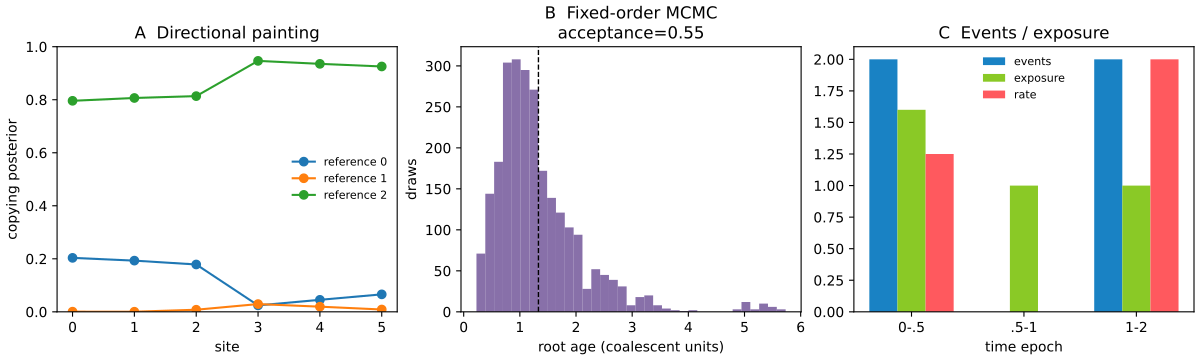

Recreate this plot in Python.
"""Generate independently checkable mini-Relate exercises."""

from pathlib import Path

import matplotlib.pyplot as plt
import numpy as np

from watchgen import mini_relate as relate


OUT = Path(__file__).parent


def balanced_tree():
    left = relate.TreeNode(4, relate.TreeNode(0), relate.TreeNode(1))
    right = relate.TreeNode(5, relate.TreeNode(2), relate.TreeNode(3))
    return relate.TreeNode(6, left, right)


def main():
    target = np.array([1, 1, 0, 1, 0, 1])
    panel = np.array(
        [[1, 0, 1], [1, 0, 1], [0, 1, 0], [0, 1, 1], [0, 0, 1], [1, 0, 1]]
    )
    posterior = relate.copying_posterior(target, panel, [0, 0.05, 0.05, 0.4, 0.05, 0.05])

    root = balanced_tree()
    exposure = {branch: 1.0 for branch in relate.branch_lengths(
        root, relate.node_times_from_intervals(root, [4, 5, 6], [0.2, 0.3, 0.5])
    )}
    draws, acceptance = relate.sample_ranked_branch_lengths(
        root, [4, 5, 6], {0: 1, 1: 1, 2: 1}, exposure, theta=1.0,
        iterations=3_000, burn_in=500, seed=19,
    )
    rates, events, times = relate.piecewise_coalescence_rate_mle(
        [0.2, 0.4, 1.2, 1.8], [0.0, 0.5, 1.0, 2.0]
    )

    fig, axes = plt.subplots(1, 3, figsize=(12, 3.6), constrained_layout=True)
    for reference in range(panel.shape[1]):
        axes[0].plot(np.arange(target.size), posterior[:, reference], marker="o", label=f"reference {reference}")
    axes[0].set(xlabel="site", ylabel="copying posterior", ylim=(0, 1), title="A  Directional painting")
    axes[0].legend(frameon=False, fontsize=8)

    root_ages = draws.sum(axis=1)
    axes[1].hist(root_ages, bins=35, color="#6a4c93", alpha=0.8)
    axes[1].axvline(root_ages.mean(), color="black", ls="--", lw=1)
    axes[1].set(xlabel="root age (coalescent units)", ylabel="draws", title=f"B  Fixed-order MCMC\nacceptance={acceptance:.2f}")

    epochs = np.arange(3)
    width = 0.25
    axes[2].bar(epochs - width, events, width, label="events", color="#1982c4")
    axes[2].bar(epochs, times, width, label="exposure", color="#8ac926")
    axes[2].bar(epochs + width, rates, width, label="rate", color="#ff595e")
    axes[2].set(xticks=epochs, xticklabels=["0-.5", ".5-1", "1-2"], xlabel="time epoch", title="C  Events / exposure")
    axes[2].legend(frameon=False, fontsize=8)

    for suffix in ("png", "pdf"):
        fig.savefig(OUT / f"fig_demo_relate.{suffix}", dpi=180)
    plt.close(fig)


if __name__ == "__main__":
    main()
